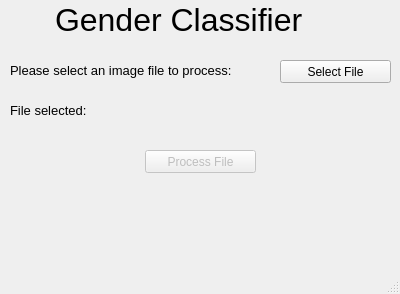
<?xml version="1.0" encoding="UTF-8"?>
<ui version="4.0">
 <class>Welcome</class>
 <widget class="QMainWindow" name="Welcome">
  <property name="geometry">
   <rect>
    <x>0</x>
    <y>0</y>
    <width>400</width>
    <height>294</height>
   </rect>
  </property>
  <property name="windowTitle">
   <string>Welcome</string>
  </property>
  <widget class="QWidget" name="centralWidget">
   <widget class="QLabel" name="label">
    <property name="geometry">
     <rect>
      <x>55</x>
      <y>0</y>
      <width>290</width>
      <height>40</height>
     </rect>
    </property>
    <property name="sizePolicy">
     <sizepolicy hsizetype="Preferred" vsizetype="Preferred">
      <horstretch>0</horstretch>
      <verstretch>0</verstretch>
     </sizepolicy>
    </property>
    <property name="font">
     <font>
      <pointsize>24</pointsize>
     </font>
    </property>
    <property name="text">
     <string>Gender Classifier</string>
    </property>
   </widget>
   <widget class="QLabel" name="label_2">
    <property name="geometry">
     <rect>
      <x>10</x>
      <y>60</y>
      <width>261</width>
      <height>20</height>
     </rect>
    </property>
    <property name="font">
     <font>
      <pointsize>10</pointsize>
     </font>
    </property>
    <property name="text">
     <string>Please select an image file to process: </string>
    </property>
   </widget>
   <widget class="QPushButton" name="selectFile">
    <property name="geometry">
     <rect>
      <x>280</x>
      <y>60</y>
      <width>111</width>
      <height>23</height>
     </rect>
    </property>
    <property name="text">
     <string>Select File</string>
    </property>
   </widget>
   <widget class="QLabel" name="label_4">
    <property name="geometry">
     <rect>
      <x>10</x>
      <y>100</y>
      <width>81</width>
      <height>20</height>
     </rect>
    </property>
    <property name="font">
     <font>
      <pointsize>10</pointsize>
     </font>
    </property>
    <property name="text">
     <string>File selected:</string>
    </property>
   </widget>
   <widget class="QLabel" name="filenameLabel">
    <property name="geometry">
     <rect>
      <x>130</x>
      <y>100</y>
      <width>221</width>
      <height>20</height>
     </rect>
    </property>
    <property name="text">
     <string/>
    </property>
   </widget>
   <widget class="QPushButton" name="processFile">
    <property name="enabled">
     <bool>false</bool>
    </property>
    <property name="geometry">
     <rect>
      <x>145</x>
      <y>150</y>
      <width>111</width>
      <height>23</height>
     </rect>
    </property>
    <property name="text">
     <string>Process File</string>
    </property>
    <property name="default">
     <bool>false</bool>
    </property>
    <property name="flat">
     <bool>false</bool>
    </property>
   </widget>
  </widget>
  <widget class="QStatusBar" name="statusBar"/>
  <widget class="QMenuBar" name="menuBar">
   <property name="geometry">
    <rect>
     <x>0</x>
     <y>0</y>
     <width>400</width>
     <height>19</height>
    </rect>
   </property>
  </widget>
  <action name="actionREADME">
   <property name="text">
    <string>README</string>
   </property>
  </action>
  <action name="actionREADME_2">
   <property name="text">
    <string>README</string>
   </property>
  </action>
 </widget>
 <layoutdefault spacing="6" margin="11"/>
 <resources/>
 <connections/>
</ui>
